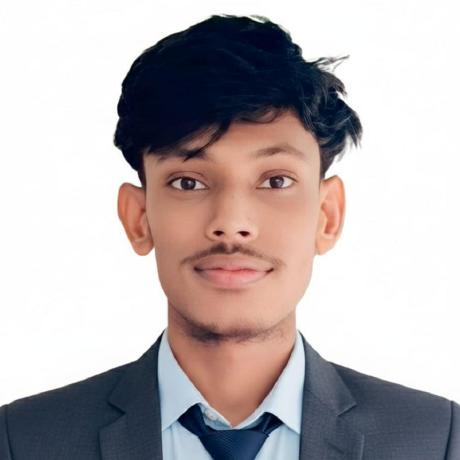
#> input picture assets/photo.jpg, 460 x 460 px, found by its file name
$ python make_portrait.py photo.jpg
#> lines starting #> are read from the running program, lines starting #| are printed output that depends on the picture
"""Turn a photo on a plain light background into an animated ASCII-art SVG.

Run once per photo (needs Pillow): python3 scripts/make_portrait.py photo.jpg
Writes portrait.svg. STATIC=1 writes a frame without animation.
"""
import os
import sys
from collections import deque

from PIL import Image, ImageFilter, ImageOps

COLS, ROWS = 100, 53
W, H = 370, 380
CW, LH = 3.5, 6.8  # character cell, px
OX, OY = (W - COLS * CW) / 2, 20
RAMP = " .`:-=+*cs#%@"  # light to dark: dark photo pixels get dense characters
STATIC = os.environ.get("STATIC") == "1"
ROOT = os.path.dirname(os.path.dirname(os.path.abspath(__file__)))
FONT = "'JetBrains Mono','Fira Code',ui-monospace,SFMono-Regular,Menlo,Consolas,monospace"


def subject_mask(gray):
    """Flood-fill the near-white background from the border; everything else is the subject."""
    w, h = gray.size
    px = gray.load()
    bg = [[False] * w for _ in range(h)]
    todo = deque((x, y) for x in range(w) for y in (0, h - 1)) + deque((x, y) for y in range(h) for x in (0, w - 1))
    while todo:
        x, y = todo.popleft()
        if 0 <= x < w and 0 <= y < h and not bg[y][x] and px[x, y] > 225:
            bg[y][x] = True
            todo.extend(((x + 1, y), (x - 1, y), (x, y + 1), (x, y - 1)))
    return bg


def ascii_rows(photo):
#> called with photo = 'photo.jpg'
    img = Image.open(photo).convert("L")
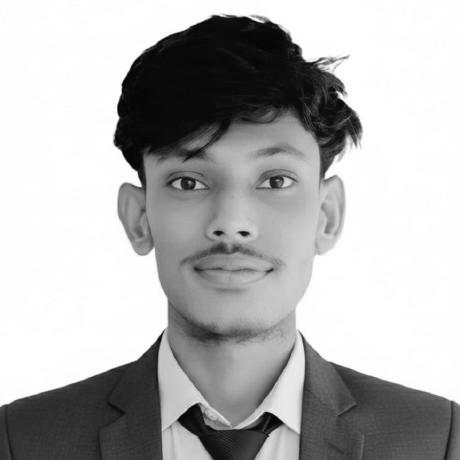
#> img: PIL image 460x460 L; min 0, max 255, mean 178.7
    side = min(img.size)
#> side = 460
    img = img.crop(((img.width - side) // 2, 0, (img.width + side) // 2, side)).resize((230, 230))
#> img: PIL image 230x230 L
    bg = subject_mask(img)
#> after the loop in subject_mask, `while todo:`: bg = 230 items
#> bg = 230 items
    subject = Image.new("L", img.size, 0)
#> subject: PIL image 230x230 L; every value is 0
    sp = subject.load()
    for y in range(230):
        for x in range(230):
            sp[x, y] = 0 if bg[y][x] else 255
    # contrast from the subject's own histogram, then sharpen so eyes and mouth survive the downscale
    img = ImageOps.equalize(img, mask=subject).filter(ImageFilter.UnsharpMask(2, 160, 2))
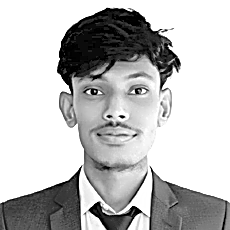
#> img: PIL image 230x230 L; min 0, max 255, mean 190.3
    px = img.load()
    for y in range(230):  # white out the background so it becomes spaces
        for x in range(230):
            if bg[y][x]:
                px[x, y] = 255
    small = img.resize((COLS, ROWS), Image.LANCZOS).load()
    rows = []
    for y in range(ROWS):
        line = "".join(RAMP[(255 - small[x, y]) * (len(RAMP) - 1) // 255] for x in range(COLS))
        rows.append(line)
#> after the loop, rows = 53 items
    return rows


def svg(rows):
    clips, texts = [], []
    for i, line in enumerate(rows):
        if not line.strip():
            continue
        y = OY + (i + 1) * LH
        esc = line.replace("&", "&amp;").replace("<", "&lt;").replace(">", "&gt;")
        if STATIC:
            texts.append(f'<text x="{OX}" y="{y:.1f}" textLength="{COLS * CW}" lengthAdjust="spacing" xml:space="preserve">{esc}</text>')
            continue
        clips.append(
            f'<clipPath id="r{i}"><rect x="0" y="{y - LH:.1f}" width="0" height="{LH + 1:.1f}">'
            f'<animate attributeName="width" from="0" to="{W}" dur=".55s" begin="{0.25 + i * 0.045:.2f}s" fill="freeze"/></rect></clipPath>'
        )
        texts.append(f'<text clip-path="url(#r{i})" x="{OX}" y="{y:.1f}" textLength="{COLS * CW}" lengthAdjust="spacing" xml:space="preserve">{esc}</text>')
    done = 0.25 + len(rows) * 0.045 + 0.6
    shine = "" if STATIC else f"""
<mask id="band"><rect x="-120" y="0" width="120" height="{H}" fill="url(#bandg)">
<animateTransform attributeName="transform" type="translate" values="0 0;{W + 240} 0;{W + 240} 0" keyTimes="0;.45;1" dur="6s" begin="{done:.1f}s" repeatCount="indefinite"/></rect></mask>
<linearGradient id="bandg"><stop offset="0" stop-color="#fff" stop-opacity="0"/><stop offset=".5" stop-color="#fff"/><stop offset="1" stop-color="#fff" stop-opacity="0"/></linearGradient>"""
    glow = "" if STATIC else '<use href="#art" fill="#39d353" mask="url(#band)"/>'
    return f"""<svg xmlns="http://www.w3.org/2000/svg" xmlns:xlink="http://www.w3.org/1999/xlink" viewBox="0 0 {W} {H}" width="{W}" height="{H}" role="img" aria-label="ASCII-art portrait of MD. Emon Miah">
<defs>{"".join(clips)}{shine}</defs>
<style>text{{font:6px {FONT};white-space:pre}}</style>
<rect x=".5" y=".5" width="{W - 1}" height="{H - 1}" rx="10" fill="#0d1117" stroke="#30363d"/>
<g id="art" fill="#c9d1d9">{"".join(texts)}</g>
{glow}
</svg>
"""


if __name__ == "__main__":
    rows = ascii_rows(sys.argv[1])
#> rows = 53 items
    ink = sum(c != " " for r in rows for c in r)
#> ink = 2446
    assert ink > COLS * ROWS // 5, "background removal ate the subject"
    with open(os.path.join(ROOT, "portrait.svg"), "w") as f:
        f.write(svg(rows))
#> the loop in svg, `for i, line in enumerate(rows):` made 53 passes
#> y on passes 2 to 13: 33.6, 40.4, 47.2, 54, 60.8, 67.6, 74.4, 81.2, 88, 94.8, 101.6, 108.4
#> after the loop in svg, `for i, line in enumerate(rows):`: clips = 52 items
#> in svg, `done = 0.25 + len(rows) * 0.045 + 0.6`: done = 3.23
    print("\n".join(rows[::3]))
#|                                      .`-+s%%@%##%%%%###%%%@@#=.
#|                              .+%@@#%%%%%%%%%%%%%%####%%%#ss###ss@*   `.`` ..
#|                           :%%s%%#%%%%%%%%%%%%%%######%%%########s###s#ccsc:
#|                          -@%%%%%%%%%%%%%%%%%%%%######ssss#cc#scc%%cc*####%%s-
